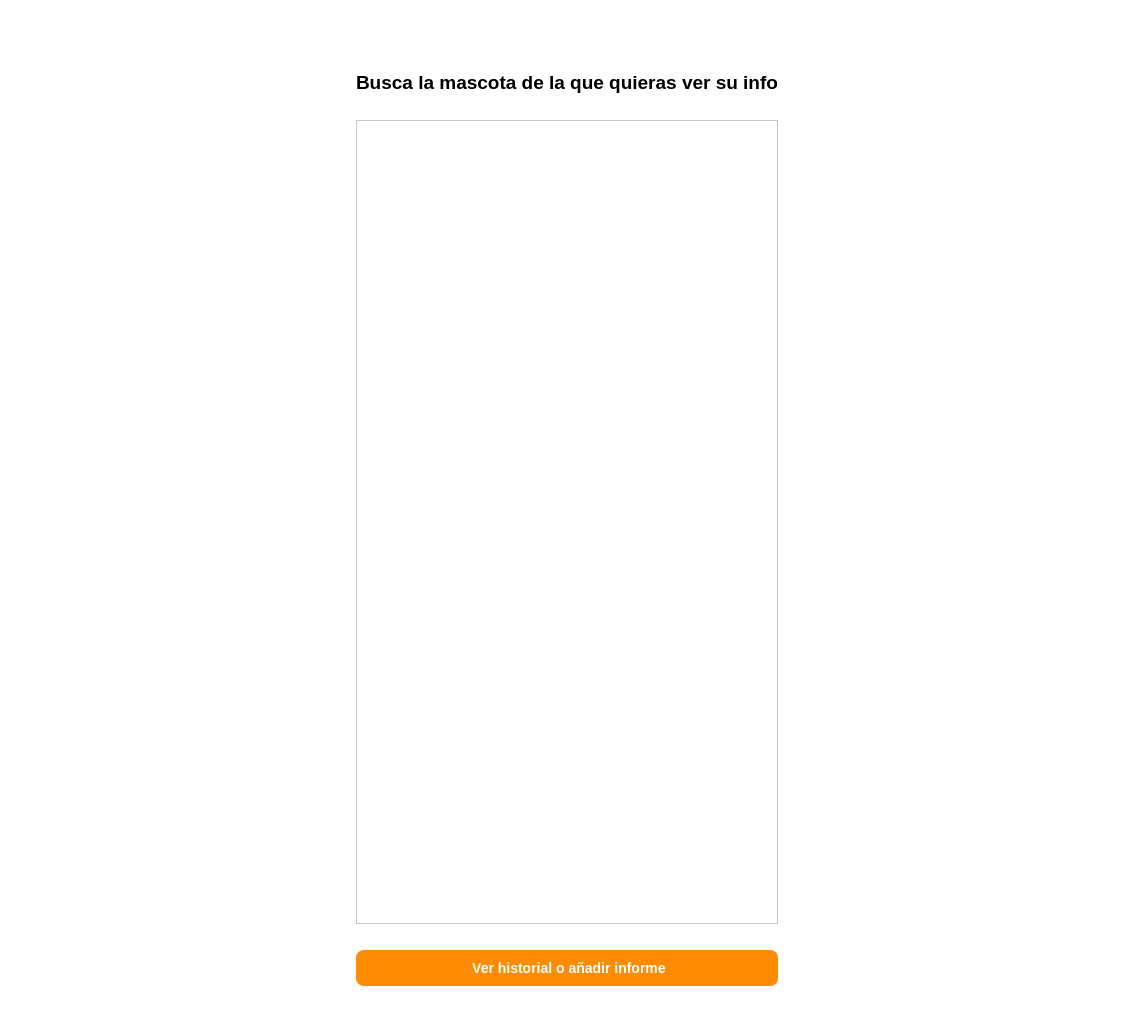
<?xml version="1.0" encoding="UTF-8"?>
<ui version="4.0">
 <class>MainWindow</class>
 <widget class="QMainWindow" name="MainWindow">
  <property name="geometry">
   <rect>
    <x>0</x>
    <y>0</y>
    <width>1134</width>
    <height>1013</height>
   </rect>
  </property>
  <property name="font">
   <font>
    <family>Arial</family>
    <italic>false</italic>
    <stylestrategy>PreferAntialias</stylestrategy>
   </font>
  </property>
  <property name="cursor">
   <cursorShape>ArrowCursor</cursorShape>
  </property>
  <property name="mouseTracking">
   <bool>false</bool>
  </property>
  <property name="windowTitle">
   <string>MainWindow</string>
  </property>
  <property name="autoFillBackground">
   <bool>false</bool>
  </property>
  <property name="styleSheet">
   <string notr="true">/* Pone el fondo de la ventana en blanco */
QMainWindow {
    background-color: #FFFFFF;
}

QWidget {
    background-color: white;
}


/* Estilo para las cajas de texto (DNI y Contraseña) */
QLineEdit {
    border: 2px solid #2980B9; /* Borde azul KiVet */
    border-radius: 5px;
    padding: 5px;
}</string>
  </property>
  <widget class="QWidget" name="centralwidget">
   <property name="styleSheet">
    <string notr="true"/>
   </property>
   <layout class="QHBoxLayout" name="horizontalLayout">
    <item>
     <spacer name="verticalSpacer_13">
      <property name="orientation">
       <enum>Qt::Vertical</enum>
      </property>
      <property name="sizeHint" stdset="0">
       <size>
        <width>20</width>
        <height>40</height>
       </size>
      </property>
     </spacer>
    </item>
    <item>
     <spacer name="verticalSpacer_17">
      <property name="orientation">
       <enum>Qt::Vertical</enum>
      </property>
      <property name="sizeHint" stdset="0">
       <size>
        <width>20</width>
        <height>40</height>
       </size>
      </property>
     </spacer>
    </item>
    <item>
     <spacer name="verticalSpacer_21">
      <property name="orientation">
       <enum>Qt::Vertical</enum>
      </property>
      <property name="sizeHint" stdset="0">
       <size>
        <width>20</width>
        <height>40</height>
       </size>
      </property>
     </spacer>
    </item>
    <item>
     <spacer name="horizontalSpacer_3">
      <property name="orientation">
       <enum>Qt::Horizontal</enum>
      </property>
      <property name="sizeHint" stdset="0">
       <size>
        <width>40</width>
        <height>20</height>
       </size>
      </property>
     </spacer>
    </item>
    <item>
     <widget class="QWidget" name="widget_5" native="true">
      <property name="styleSheet">
       <string notr="true"/>
      </property>
      <layout class="QVBoxLayout" name="verticalLayout_5">
       <item>
        <widget class="QWidget" name="widget_6" native="true">
         <property name="font">
          <font>
           <kerning>true</kerning>
          </font>
         </property>
         <property name="cursor">
          <cursorShape>ArrowCursor</cursorShape>
         </property>
         <property name="focusPolicy">
          <enum>Qt::NoFocus</enum>
         </property>
         <layout class="QHBoxLayout" name="horizontalLayout_2">
          <item>
           <widget class="QLabel" name="label_5">
            <property name="text">
             <string/>
            </property>
           </widget>
          </item>
          <item>
           <widget class="QLabel" name="label_6">
            <property name="text">
             <string/>
            </property>
           </widget>
          </item>
          <item>
           <spacer name="horizontalSpacer">
            <property name="orientation">
             <enum>Qt::Horizontal</enum>
            </property>
            <property name="sizeHint" stdset="0">
             <size>
              <width>40</width>
              <height>20</height>
             </size>
            </property>
           </spacer>
          </item>
          <item>
           <widget class="QLabel" name="label_8">
            <property name="text">
             <string/>
            </property>
           </widget>
          </item>
          <item>
           <widget class="QLabel" name="label_3">
            <property name="maximumSize">
             <size>
              <width>800</width>
              <height>1000</height>
             </size>
            </property>
            <property name="font">
             <font>
              <weight>50</weight>
              <bold>false</bold>
             </font>
            </property>
            <property name="layoutDirection">
             <enum>Qt::LeftToRight</enum>
            </property>
            <property name="text">
             <string/>
            </property>
            <property name="pixmap">
             <pixmap resource="../imagenes/recursos.qrc">:/imagenes/logoKiVet.jpg</pixmap>
            </property>
            <property name="scaledContents">
             <bool>true</bool>
            </property>
            <property name="alignment">
             <set>Qt::AlignCenter</set>
            </property>
            <property name="wordWrap">
             <bool>false</bool>
            </property>
            <property name="indent">
             <number>-1</number>
            </property>
            <property name="openExternalLinks">
             <bool>false</bool>
            </property>
           </widget>
          </item>
          <item>
           <spacer name="horizontalSpacer_2">
            <property name="orientation">
             <enum>Qt::Horizontal</enum>
            </property>
            <property name="sizeHint" stdset="0">
             <size>
              <width>40</width>
              <height>20</height>
             </size>
            </property>
           </spacer>
          </item>
          <item>
           <widget class="QLabel" name="label_9">
            <property name="text">
             <string/>
            </property>
           </widget>
          </item>
          <item>
           <widget class="QLabel" name="label_7">
            <property name="text">
             <string/>
            </property>
           </widget>
          </item>
          <item>
           <widget class="QLabel" name="label_4">
            <property name="text">
             <string/>
            </property>
           </widget>
          </item>
         </layout>
        </widget>
       </item>
       <item>
        <widget class="QWidget" name="widget_7" native="true">
         <layout class="QVBoxLayout" name="verticalLayout_2">
          <item>
           <widget class="QLabel" name="label">
            <property name="font">
             <font>
              <pointsize>14</pointsize>
              <weight>75</weight>
              <bold>true</bold>
             </font>
            </property>
            <property name="text">
             <string>Busca la mascota de la que quieras ver su info</string>
            </property>
            <property name="alignment">
             <set>Qt::AlignCenter</set>
            </property>
           </widget>
          </item>
          <item>
           <spacer name="horizontalSpacer_7">
            <property name="orientation">
             <enum>Qt::Horizontal</enum>
            </property>
            <property name="sizeHint" stdset="0">
             <size>
              <width>40</width>
              <height>20</height>
             </size>
            </property>
           </spacer>
          </item>
          <item>
           <widget class="QTableWidget" name="tablaBuscadorMascotas"/>
          </item>
          <item>
           <spacer name="horizontalSpacer_8">
            <property name="orientation">
             <enum>Qt::Horizontal</enum>
            </property>
            <property name="sizeHint" stdset="0">
             <size>
              <width>40</width>
              <height>20</height>
             </size>
            </property>
           </spacer>
          </item>
          <item>
           <widget class="QPushButton" name="btnVerHistorial">
            <property name="styleSheet">
             <string notr="true">/* Le da el color naranja corporativo al botón principal */
QPushButton#btnVerHistorial {
    background-color: #FF8C00;
    color: white;
    border-radius: 8px; /* Redondea los bordes */
    padding: 10px;
    font-weight: bold;
    font-size: 14px;
}

/* Efecto para cuando el usuario pase el dedo/ratón por encima */
QPushButton#btnVerHistorial:hover {
    background-color: #E67E22;
}</string>
            </property>
            <property name="text">
             <string> Ver historial o añadir informe</string>
            </property>
           </widget>
          </item>
         </layout>
        </widget>
       </item>
      </layout>
     </widget>
    </item>
    <item>
     <spacer name="horizontalSpacer_6">
      <property name="orientation">
       <enum>Qt::Horizontal</enum>
      </property>
      <property name="sizeHint" stdset="0">
       <size>
        <width>40</width>
        <height>20</height>
       </size>
      </property>
     </spacer>
    </item>
    <item>
     <spacer name="verticalSpacer_22">
      <property name="orientation">
       <enum>Qt::Vertical</enum>
      </property>
      <property name="sizeHint" stdset="0">
       <size>
        <width>20</width>
        <height>40</height>
       </size>
      </property>
     </spacer>
    </item>
    <item>
     <spacer name="verticalSpacer_14">
      <property name="orientation">
       <enum>Qt::Vertical</enum>
      </property>
      <property name="sizeHint" stdset="0">
       <size>
        <width>20</width>
        <height>40</height>
       </size>
      </property>
     </spacer>
    </item>
    <item>
     <spacer name="verticalSpacer_18">
      <property name="orientation">
       <enum>Qt::Vertical</enum>
      </property>
      <property name="sizeHint" stdset="0">
       <size>
        <width>20</width>
        <height>40</height>
       </size>
      </property>
     </spacer>
    </item>
   </layout>
  </widget>
 </widget>
 <resources>
  <include location="../imagenes/recursos.qrc"/>
 </resources>
 <connections/>
</ui>
